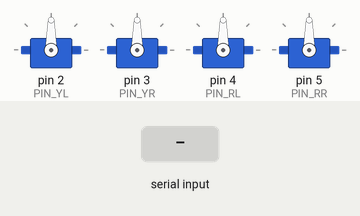
Recording of a sketch running on a simulated Arduino Nano, built with avr-gcc and run on an emulated ATmega328P. Parts: 4 × servo. The inputs (shaded band) are chosen by the test bench.

Above: at 1.5 s.
1.6 s: "a" received over Serial
At 1.75 s:
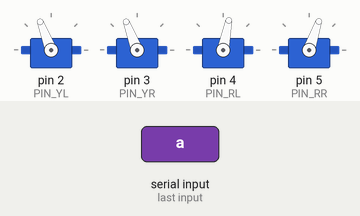
At 2.37 s:
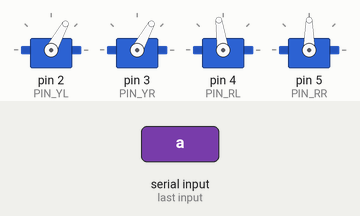
4.6 s: "d" received over Serial
At 6.0 s:
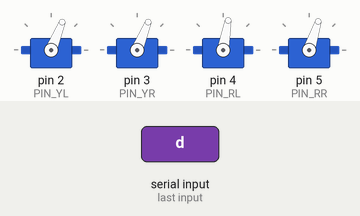
13.6 s: "f" received over Serial
Timing chart, 0 to 25.6 s (numbered marks = the images above; inputs shaded):
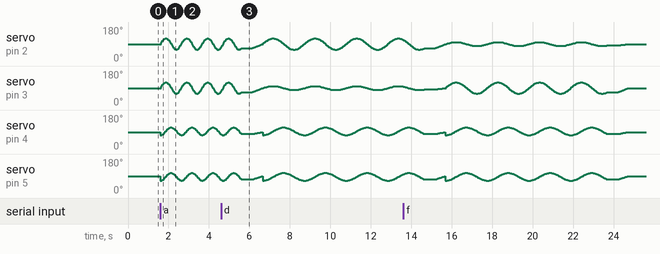

The sketch:

sketch_3_control_otto_uart.ino
```cpp
#include <Otto9.h>
#include <US.h>


Otto9 Otto;

int distance = 0;
int incomingByte = 0;

#define PIN_YL 2 // left leg, servo[0]
#define PIN_YR 3 // right leg, servo[1]
#define PIN_RL 4 // left foot, servo[2]
#define PIN_RR 5 // right foot, servo[3]
#define PIN_Trigger 8 // ultrasound
#define PIN_Echo 9 // ultrasound
#define PIN_Buzzer  13 //buzzer
#define PIN_Trigger 8 // ultrasound
#define PIN_Echo 9 // ultrasound

void setup() {
  Serial.begin(9600);
  Otto.init(PIN_YL, PIN_YR, PIN_RL, PIN_RR, true, A6, PIN_Buzzer, PIN_Trigger, PIN_Echo);
}

void loop() {
  Otto.home();


  if (Serial.available() > 0)
  {
    incomingByte = Serial.read();
    switch(incomingByte)
    {
      case 'a':
      {
        Otto.walk(4,1000, FORWARD);
        break;
      }
      case 's':
      {
        Otto.walk(4,1000, BACKWARD);
        break;
      }
      case 'd':
      {
        Otto.turn(4,2000, LEFT);
        break;
      }
      case 'f':
      {
        Otto.turn(4,2000, RIGHT);
        break;
      }
      case 'g':
      {
        Otto.bend(1,1400,LEFT);
        break;
      }
        case 'h':
      {
        Otto.shakeLeg(1,2000, RIGHT);
        break;
      }

      case 'j':
      {
        distance=Otto.getDistance();
        Serial.println(distance);
        break;
      }
      case 'k':
      {
        Otto.sing(S_happy);
        delay(500);
        Otto.sing(S_sad);
        delay(500);
        Otto.sing(S_mode1);
        delay(500);
        Otto.sing(S_fart2);

        break;
      }


      default:
        break;
  }

  delay(500);
  }

}
```
